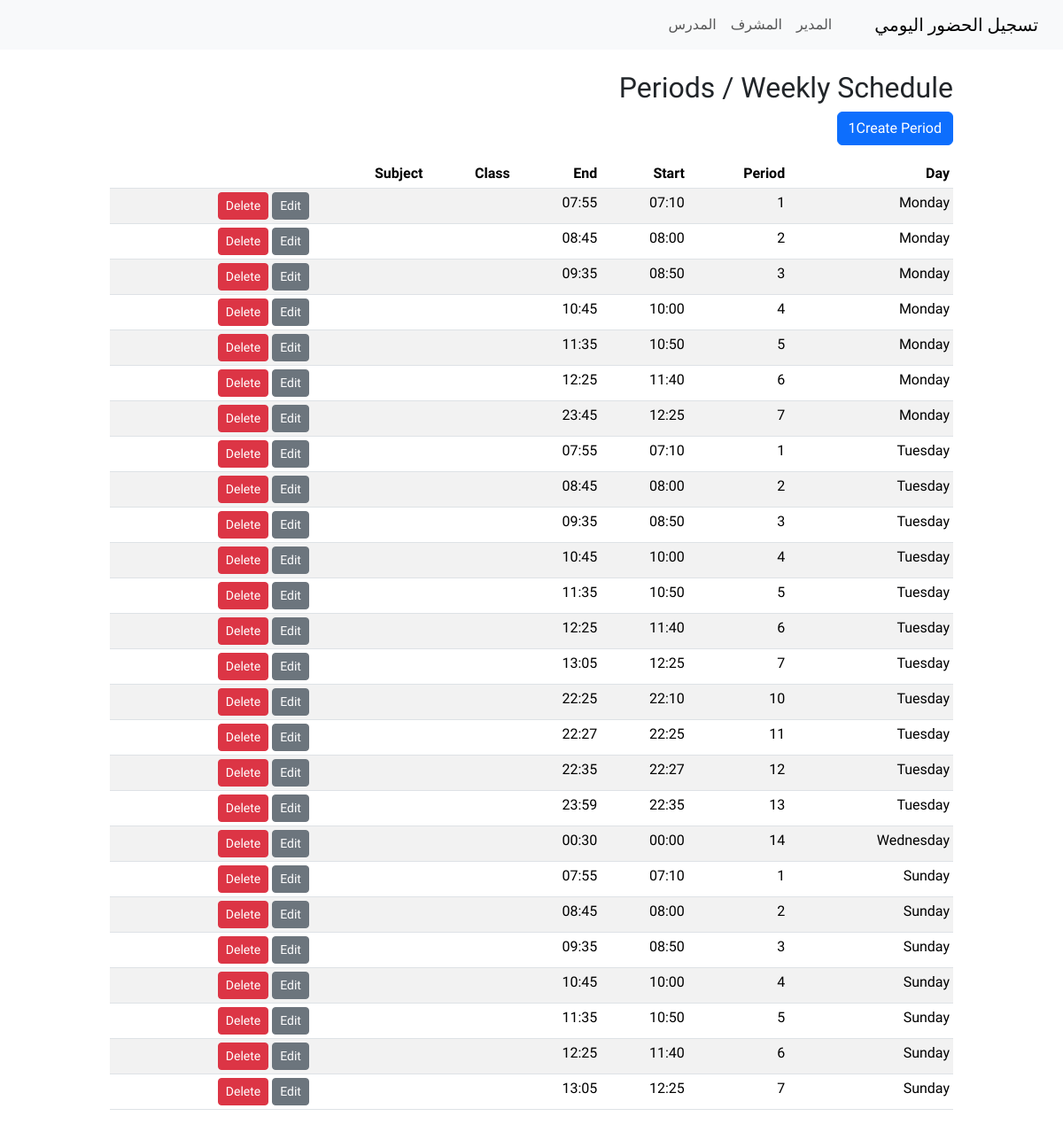
/admin/periods (signed in), run on the app's committed database.
### tables this page shows
CREATE TABLE period (
	id INTEGER NOT NULL, 
	day_of_week INTEGER NOT NULL, 
	period INTEGER NOT NULL, 
	start_time VARCHAR(8), 
	end_time VARCHAR(8), 
	class_id INTEGER, 
	subject_id INTEGER, 
	PRIMARY KEY (id), 
	CONSTRAINT uq_period_day_period_class UNIQUE (day_of_week, period, class_id), 
	FOREIGN KEY(class_id) REFERENCES school_class (id), 
	FOREIGN KEY(subject_id) REFERENCES subject (id)
);

### app.py (the view)
@app.route('/admin/periods')
@login_required
def admin_periods():
    if not admin_required():
        return redirect(url_for('index'))
    conn = get_db()
    rows = conn.execute("SELECT * FROM period ORDER BY day_of_week, period").fetchall()
    periods = [RowObject(r) for r in rows]
    classes_rows = conn.execute("SELECT * FROM school_class ORDER BY name").fetchall()
    classes = [RowObject(r) for r in classes_rows]
    subjects_rows = conn.execute("SELECT * FROM subject ORDER BY name").fetchall()
    subjects = [RowObject(r) for r in subjects_rows]
    return render_template('admin_periods.html', periods=periods, classes=classes, subjects=subjects, days=DAYS)

### app.py (called while the page is built)
def get_db():
    db_conn = getattr(g, '_database', None)
    if db_conn is None:
        db_conn = sqlite3.connect(DATABASE, detect_types=sqlite3.PARSE_DECLTYPES)
        db_conn.row_factory = sqlite3.Row
        g._database = db_conn
    return db_conn

@login_manager.user_loader
def load_user(user_id):
    conn = get_db()
    row = conn.execute("SELECT * FROM user WHERE id = ?", (int(user_id),)).fetchone()
    return SimpleUser(row) if row else None

def admin_required():
    if not current_user.is_authenticated or current_user.role != 'admin':
        flash('Unauthorized', 'danger')
        return False
    return True

    def __getattr__(self, name):
        try:
            return self._r[name]
        except Exception:
            raise AttributeError(name)

### templates/admin_periods.html
{% extends 'layout.html' %}
{% block content %}
<div class="container mt-4">
    <h2>Periods / Weekly Schedule</h2>
    <a href="{{ url_for('admin_periods_create') }}" class="btn btn-primary mb-3">1Create Period</a>
    <table class="table table-sm table-striped">
        <thead>
            <tr>
                <th>Day</th>
                <th>Period</th>
                <th>Start</th>
                <th>End</th>
                <th>Class</th>
                <th>Subject</th>
                <th></th>
            </tr>
        </thead>
        <tbody>
            {% for p in periods %}
            <tr>
                <td>{{ days[p.day_of_week] }}</td>
                <td>{{ p.period }}</td>
                <td>{{ p.start_time or '' }}</td>
                <td>{{ p.end_time or '' }}</td>
                <td>{{ p.klass.name if p.klass }}</td>
                <td>{{ p.subject.name if p.subject }}</td>
                <td>
                    <a href="{{ url_for('admin_periods_edit', period_id=p.id) }}"
                        class="btn btn-sm btn-secondary">Edit</a>
                    <form action="{{ url_for('admin_periods_delete', period_id=p.id) }}" method="post"
                        style="display:inline-block">
                        <button type="submit" class="btn btn-sm btn-danger"
                            onclick="return confirm('Delete period?')">Delete</button>
                    </form>
                </td>
            </tr>
            {% else %}
            <tr>
                <td colspan="7">No periods defined yet.</td>
            </tr>
            {% endfor %}
        </tbody>
    </table>
</div>
{% endblock %}

### static/css/style.css (style rules this page uses)
body { font-family: 'Tajawal', Tahoma, Geneva, Verdana, sans-serif; }
.container { max-width: 1000px; }

### data on the page
period: start_time "07:10", end_time "07:55"
period: start_time "08:00", end_time "08:45"
period: start_time "08:50", end_time "09:35"
period: start_time "10:00", end_time "10:45"
period: start_time "10:50", end_time "11:35"
period: start_time "11:40", end_time "12:25"
period: start_time "12:25", end_time "23:45"
period: start_time "07:10", end_time "07:55"
period: start_time "08:00", end_time "08:45"
period: start_time "08:50", end_time "09:35"
period: start_time "10:00", end_time "10:45"
period: start_time "10:50", end_time "11:35"
period: start_time "11:40", end_time "12:25"
period: start_time "12:25", end_time "13:05"
period: start_time "22:10", end_time "22:25"
period: start_time "22:25", end_time "22:27"
period: start_time "22:27", end_time "22:35"
period: start_time "22:35", end_time "23:59"
period: start_time "00:00", end_time "00:30"
period: start_time "07:10", end_time "07:55"
period: start_time "08:00", end_time "08:45"
period: start_time "08:50", end_time "09:35"
period: start_time "10:00", end_time "10:45"
period: start_time "10:50", end_time "11:35"
period: start_time "11:40", end_time "12:25"
period: start_time "12:25", end_time "13:05"

### other printed values
{{ days[p.day_of_week] }} "Monday" "Monday" "Monday" "Monday" "Monday" "Monday" "Monday" "Tuesday" "Tuesday" "Tuesday" "Tuesday" "Tuesday" "Tuesday" "Tuesday" "Tuesday" "Tuesday" "Tuesday" "Tuesday" "Wednesday" "Sunday" "Sunday" "Sunday" "Sunday" "Sunday" "Sunday" "Sunday"
{{ p.period }} "1" "2" "3" "4" "5" "6" "7" "1" "2" "3" "4" "5" "6" "7" "10" "11" "12" "13" "14" "1" "2" "3" "4" "5" "6" "7"
